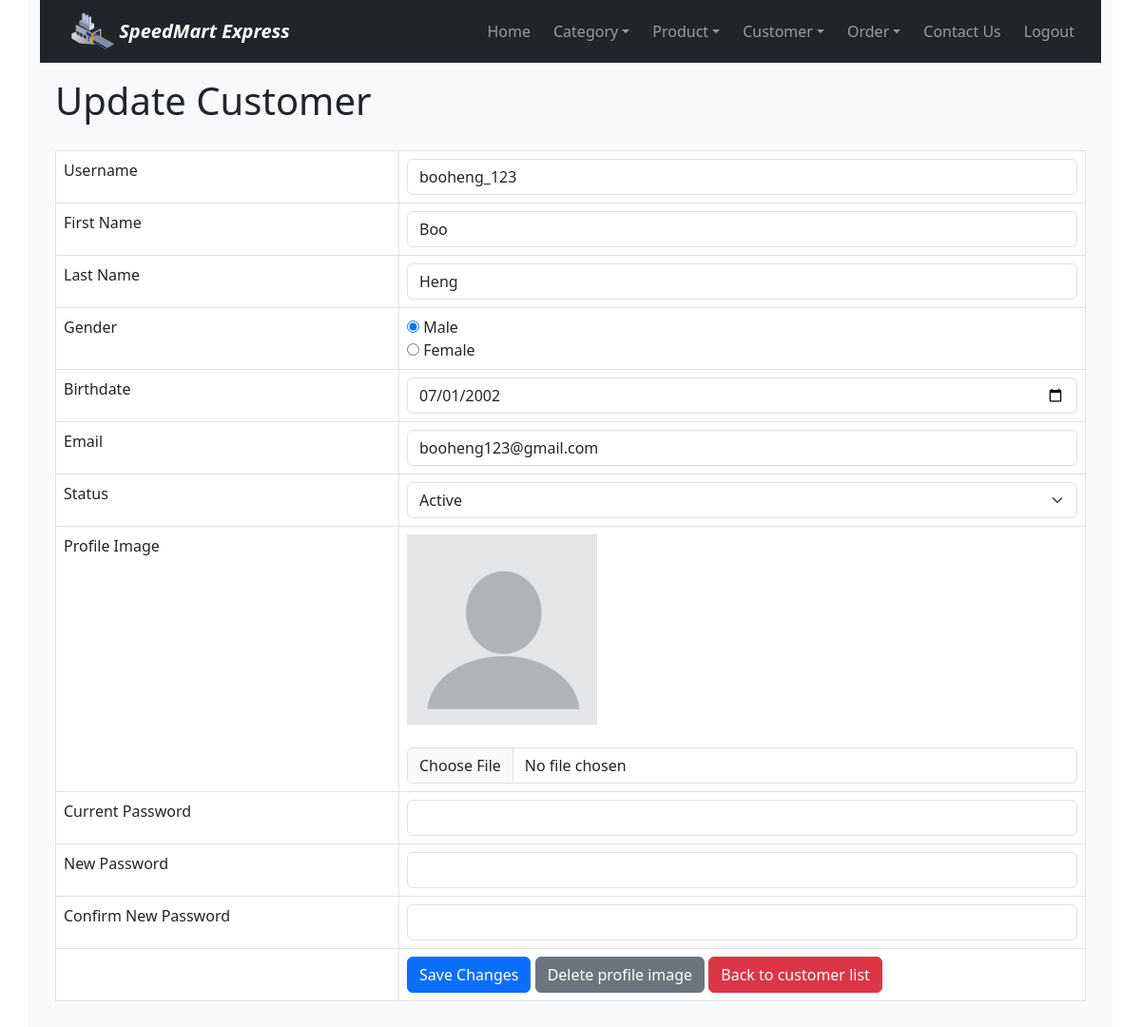
The app's page /customer_update.php?id=38 (signed in) with its own data.
### tables this page shows
CREATE TABLE IF NOT EXISTS `customers` (
  `Customer_ID` int NOT NULL AUTO_INCREMENT,
  `username` varchar(20) NOT NULL,
  `password` varchar(200) NOT NULL,
  `firstname` varchar(30) NOT NULL,
  `lastname` varchar(30) NOT NULL,
  `gender` enum('Male','Female') NOT NULL,
  `birthdate` date NOT NULL,
  `email` varchar(50) NOT NULL,
  `registrationdatetime` datetime NOT NULL DEFAULT CURRENT_TIMESTAMP,
  `status` enum('Active','Inactive','Pending') NOT NULL DEFAULT 'Active',
  `profile_image` varchar(200) NOT NULL,
  PRIMARY KEY (`Customer_ID`),
  UNIQUE KEY `username` (`username`),
  UNIQUE KEY `email` (`email`)
);

### customer_update.php (the view, shortened to what this page needs)
<!DOCTYPE HTML>
<html>
<head>
    <link href="https://cdn.jsdelivr.net/npm/bootstrap@5.3.0/dist/css/bootstrap.min.css" rel="stylesheet">
</head>
<body>
    <div class="container bg-light">
        <?php
        include 'menu/nav.php';
        ?>
        <div class="page-header p-3 pb-1">
            <h1>Update Customer</h1>
        </div>
        <?php
        $id = isset($_GET['id']) ? $_GET['id'] : die('ERROR: Record ID not found.');
        include 'config/database.php';
        try {
            $query = "SELECT Customer_ID, username, password, firstname, lastname, gender, birthdate, email, status, profile_image FROM customers WHERE Customer_ID = ? LIMIT 0,1";
            $stmt = $con->prepare($query);
            $stmt->bindParam(1, $id);
            $stmt->execute();
            $row = $stmt->fetch(PDO::FETCH_ASSOC);
            $username = $row['username'];
            $firstname = $row['firstname'];
            $lastname = $row['lastname'];
            $gender = $row['gender'];
            $birthdate = $row['birthdate'];
            $email = $row['email'];
            $status = $row['status'];
            $uploadedImage = $row['profile_image'];
        } catch (PDOException $exception) {
            die('ERROR: ' . $exception->getMessage());
        }
        ?>
        <form class="p-3" action="<?php echo htmlspecialchars($_SERVER["PHP_SELF"] . "?id={$id}");?>" method="post" enctype="multipart/form-data">
            <table class='table table-hover table-responsive table-bordered'>
                <tr>
                    <td class="col-4">Username</td>
                    <td><input type='text' name='username' minlength="5" maxlength="20" value="<?php echo htmlspecialchars($username, ENT_QUOTES); ?>" class='form-control' readonly/></td>
                </tr>
                <tr>
                    <td>First Name</td>
                    <td><input type='text' name='firstname' maxlength="30" value="<?php echo htmlspecialchars($firstname, ENT_QUOTES); ?>" class='form-control' /></td>
                </tr>
                <tr>
                    <td>Last Name</td>
                    <td><input type='text' name='lastname' maxlength="30" value="<?php echo htmlspecialchars($lastname, ENT_QUOTES); ?>" class='form-control' /></td>
                </tr>
                <tr>
                    <td>Gender</td>
                    <td>
                        <div>
                            <input type="radio" name="gender" value="Male" <?php echo ($gender == 'Male') ? 'checked' : ''; ?>> Male
                        </div>
                        <div>
                            <input type="radio" name="gender" value="Female" <?php echo ($gender == 'Female') ? 'checked' : ''; ?>> Female
                        </div>
                    </td>
                </tr>
                <tr>
                    <td>Birthdate</td>
                    <td><input type='date' name='birthdate' value="<?php echo htmlspecialchars($birthdate, ENT_QUOTES); ?>" class='form-control' /></td>
                </tr>
                <tr>
                    <td>Email</td>
                    <td><input type='email' name='email' value="<?php echo htmlspecialchars($email, ENT_QUOTES); ?>" class='form-control' /></td>
                </tr>
                <tr>
                    <td>Status</td>
                    <td>
                        <select name="status" class="form-select">
                            <option value="Active" <?php echo ($status == 'Active') ? 'selected' : ''; ?>>Active</option>
                        </select>
                    </td>
                </tr>
                <tr>
                    <td>Profile Image</td>
                    <td>
                        <img src="<?php echo htmlspecialchars($uploadedImage, ENT_QUOTES); ?>" width="200" height="200">
                        <br><br>
                        <input type="file" name="image" class="form-control" accept="image/*">
                    </td>
                </tr>
                <tr>
                    <td>Current Password</td>
                    <td><input type='password' name='current_password' class='form-control' value="<?php echo isset($_POST['current_password']) ? $_POST['current_password'] : ''; ?>" /></td>
                </tr>
                <tr>
                    <td>New Password</td>
                    <td><input type='password' name='new_password' class='form-control' value="<?php echo isset($_POST['new_password']) ? $_POST['new_password'] : ''; ?>" /></td>
                </tr>
                <tr>
                    <td>Confirm New Password</td>
                    <td><input type='password' name='confirm_new_password' class='form-control' value="<?php echo isset($_POST['confirm_new_password']) ? $_POST['confirm_new_password'] : ''; ?>" /></td>
                </tr>
                <tr>
                    <td></td>
                    <td>
                        <button type="submit" name="save_changes" class="btn btn-primary">Save Changes</button>
                        <button type="submit" name="delete_image" class="btn btn-secondary">Delete profile image</button>
                        <a href='customer_read.php' class='btn btn-danger'>Back to customer list</a>
                    </td>
                </tr>
            </table>
        </form>
    </div>
</body>
</html>

### records on screen
customers: username "booheng_123", firstname "Boo", lastname "Heng", gender "☑", birthdate "07/01/2002", email "booheng123@gmail.com", status "Active", profile_image (placeholder picture)
